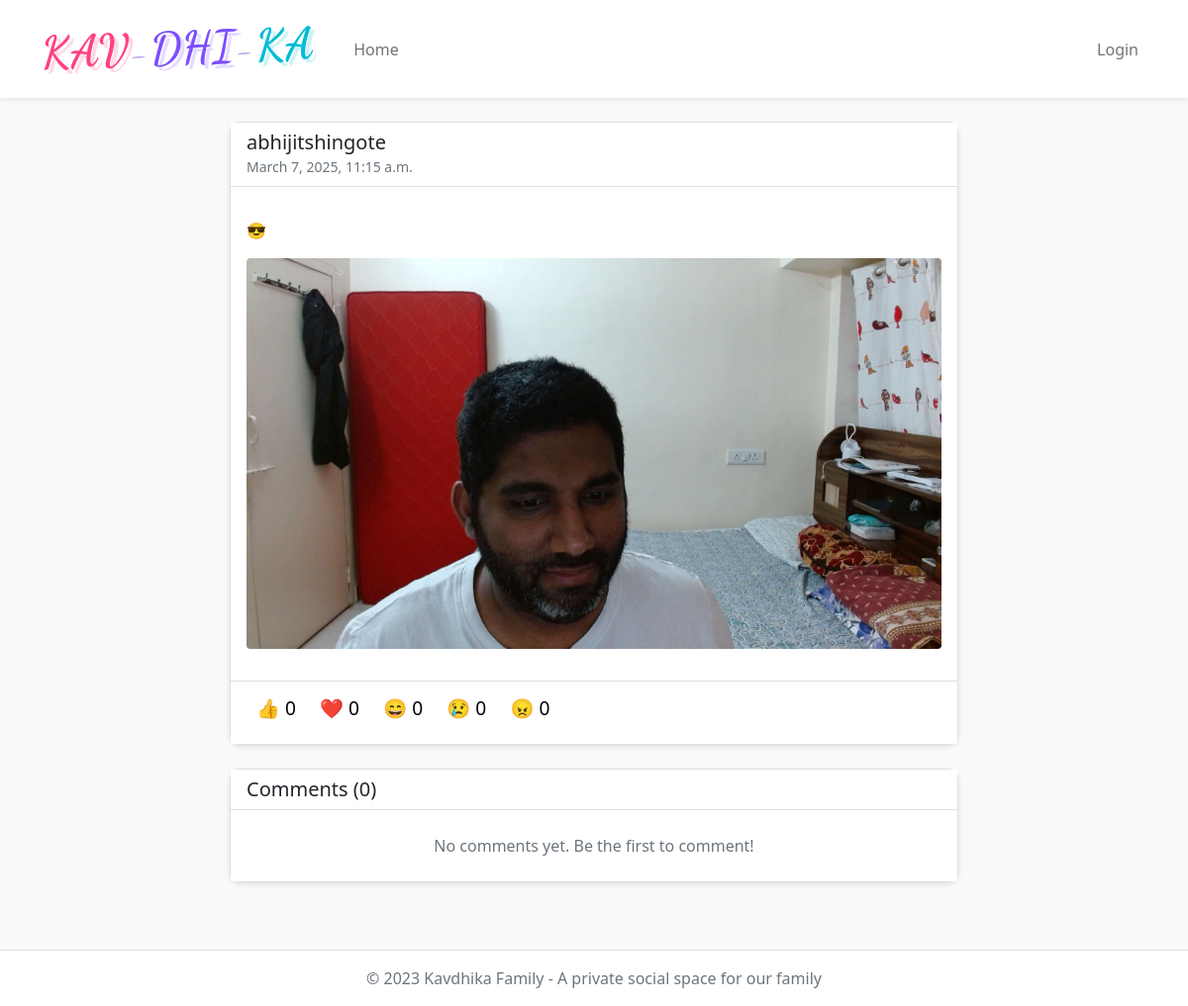
Page /post/6/ on the committed database.
### kavdhika_app/models.py (models this page shows, shortened)
class Post(models.Model):
    author = models.ForeignKey(User, on_delete=models.CASCADE, related_name='posts')
    content = HTMLField()
    image = models.ImageField(upload_to='post_images/', blank=True, null=True)
    created_at = models.DateTimeField(auto_now_add=True)
    updated_at = models.DateTimeField(auto_now=True)
    class Meta:
        ordering = ['-created_at']

### kavdhika_app/views.py (the view)
# urls.py: path('post/<int:post_id>/', views.post_detail, name='post_detail'),
def post_detail(request, post_id):
    post = get_object_or_404(Post, id=post_id)
    comments = post.comments.all()
    if request.method == 'POST':
        comment_form = CommentForm(request.POST)
        if comment_form.is_valid() and request.user.is_authenticated:
            new_comment = comment_form.save(commit=False)
            new_comment.post = post
            new_comment.author = request.user
            new_comment.save()
            messages.success(request, 'Your comment has been added!')
            return redirect('kavdhika_app:post_detail', post_id=post.id)
    else:
        comment_form = CommentForm()
    reactions = post.reactions.all()
    reaction_counts = {}
    for reaction_type, emoji in Reaction.REACTION_CHOICES:
        reaction_counts[reaction_type] = reactions.filter(reaction_type=reaction_type).count()
    user_reaction = None
    if request.user.is_authenticated:
        user_reactions = reactions.filter(user=request.user)
        if user_reactions.exists():
            user_reaction = user_reactions.first().reaction_type
    context = {
        'post': post,
        'comments': comments,
        'comment_form': comment_form,
        'reaction_counts': reaction_counts,
        'user_reaction': user_reaction,
        'title': f'Post by {post.author.username}',
        'reaction_choices': Reaction.REACTION_CHOICES
    }
    return render(request, 'kavdhika_app/post_detail.html', context)

### kavdhika_app/templatetags/custom_filters.py (called while the page is built)
@register.filter(name='get_item')
def get_item(dictionary, key):
    return dictionary.get(key, 0)  # Returns 0 if key doesn't exist

### kavdhika_app/templates/kavdhika_app/post_detail.html (shortened to what this page needs)
{% extends 'kavdhika_app/base.html' %}
{% load custom_filters %}
{% block content %}
<div class="row">
    <div class="col-md-8 mx-auto">
        <div class="card mb-4">
            <div class="card-header bg-white d-flex align-items-center">
                <div>
                    <h5 class="mb-0">{{ post.author.get_full_name|default:post.author.username }}</h5>
                    <small class="text-muted">{{ post.created_at|date:"F j, Y, g:i a" }}</small>
                </div>
            </div>
            <div class="card-body">
                <p class="card-text">{{ post.content|safe }}</p>
                {% if post.image %}
                <img src="{{ post.image.url }}" alt="Post image" class="img-fluid rounded mb-3">
                {% endif %}
            </div>
            <div class="card-footer bg-white">
                <div class="d-flex justify-content-between align-items-center mb-2">
                    <div>
                        {% for reaction_type, emoji in reaction_choices %}
                        <button class="reaction-btn {% if user_reaction == reaction_type %}active{% endif %}"
                                data-post-id="{{ post.id }}"
                                data-reaction-type="{{ reaction_type }}">
                            {{ emoji }} <span class="reaction-count">{{ reaction_counts|get_item:reaction_type }}</span>
                        </button>
                        {% endfor %}
                    </div>
                </div>
            </div>
        </div>
        <div class="card">
            <div class="card-header bg-white">
                <h5 class="mb-0">Comments ({{ comments.count }})</h5>
            </div>
            <ul class="list-group list-group-flush">
                {% if comments %}
                    {% for comment in comments %}
                    <li class="list-group-item">
                        <div class="d-flex justify-content-between">
                            <div>
                                <h6 class="mb-0">{{ comment.author.get_full_name|default:comment.author.username }}</h6>
                                <small class="text-muted">{{ comment.created_at|date:"F j, Y, g:i a" }}</small>
                            </div>
                            {% if user == comment.author %}
                            <div>
                                <form method="post" action="{% url 'kavdhika_app:delete_comment' comment_id=comment.id %}"
                                      onsubmit="return confirm('Are you sure you want to delete this comment?');">
                                    {% csrf_token %}
                                    <button type="submit" class="btn btn-sm btn-outline-danger">
                                        <i class="fas fa-trash"></i>
                                    </button>
                                </form>
                            </div>
                            {% endif %}
                        </div>
                        <p class="mt-2 mb-0">{{ comment.content }}</p>
                    </li>
                    {% endfor %}
                {% else %}
                    <li class="list-group-item text-center py-4">
                        <p class="mb-0 text-muted">No comments yet. Be the first to comment!</p>
                    </li>
                {% endif %}
            </ul>
        </div>
    </div>
</div>
{% endblock %}

### kavdhika_app/templates/kavdhika_app/base.html (style rules this page uses)
body { background-color: #f8f9fa; font-family: 'Segoe UI', Tahoma, Geneva, Verdana, sans-serif; }
.card { margin-bottom: 20px; border-radius: 10px; box-shadow: 0 2px 5px rgba(0,0,0,0.1); }
.reaction-btn { background: none; border: none; cursor: pointer; font-size: 1.2rem; padding: 5px 10px; border-radius: 20px; transition: background-color 0.2s; }

### rows in the picture
Post: author.get_full_name "abhijitshingote", created_at "March 7, 2025, 11:15 a.m.", content "😎", image (picture), count "0"

### other values in the picture
{{ emoji }} "👍" "❤️" "😄" "😢" "😠"
{{ reaction_counts|get_item:reaction_type }} "0" "0" "0" "0" "0"
